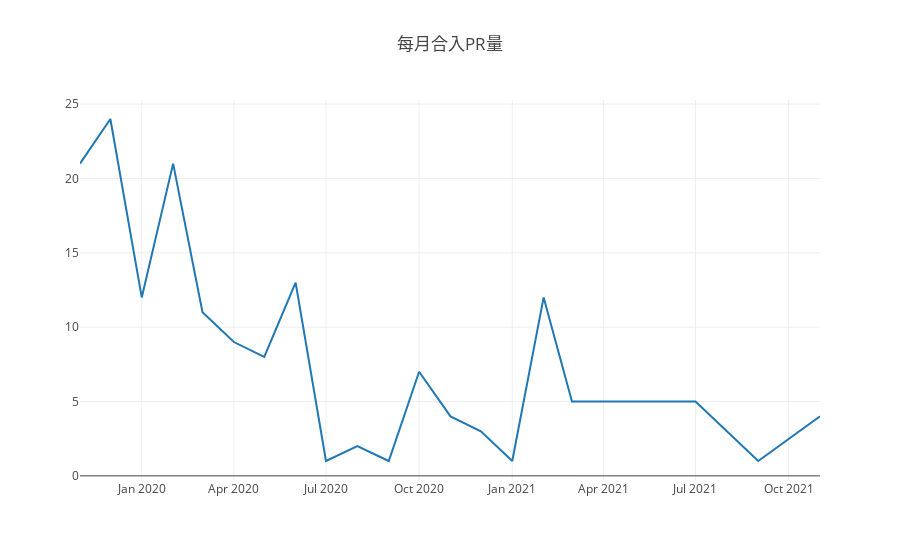

Write notebook code for a chart like this one.
### Markdown cell above
## 3.2 每月合入PR个数

### Code cell
var years = [2015, 2016, 2017, 2018, 2019, 2020, 2021, 2022];
var project_id = 47690142;
var months = [1, 2, 3, 4, 5, 6, 7, 8, 9, 10, 11, 12];
Promise.all(years.map(ant =>{
     // console.log(ant);
     var s = `select count(pull_merged_by_id) as merge_pr_num, 
    formatDateTime(created_date,'%Y-%m') as time
    from github_log.year${ant} 
    where repo_id=${project_id} 
    and type = 'PullRequestEvent' 
    and pull_merged=1
    group by formatDateTime(created_date,'%Y-%m')
    order by formatDateTime(created_date,'%Y-%m')`;
    return query(s);
})).then(data =>{

    // 格式化存储数据
    var stars = [];
    var time_show = [];
    console.log("  时间  | 合入PR数");
    for (let i=0;i<data.length;i++){
     for (let j=0; j<data[i].length; j++){
      stars.push(data[i][j].merge_pr_num);
      time_show.push(data[i][j].time);
      console.log(data[i][j].time,"| ",data[i][j].merge_pr_num);
     };
    };
    console.log("以上为有合入PR的数据");
    
      
        // 绘图
    var dd = [{x:time_show, y:stars,type:"scatter"},];
    openDigger.render.plotly(dd, {title: "每月合入PR量"});
})

### Figure 1 — Plotly figure (JSON) as saved in the notebook; plotly's stock layout.template omitted (floating-point values rounded to 4 significant figures)
{"data": [{"type": "scatter", "x": ["2019-11", "2019-12", "2020-01", "2020-02", "2020-03", "2020-04", "2020-05", "2020-06", "2020-07", "2020-08", "2020-09", "2020-10", "2020-11", "2020-12", "2021-01", "2021-02", "2021-03", "2021-07", "2021-09", "2021-11"], "y": ["21", "24", "12", "21", "11", "9", "8", "13", "1", "2", "1", "7", "4", "3", "1", "12", "5", "5", "1", "4"]}], "layout": {"autosize": true, "title": {"text": "每月合入PR量"}, "xaxis": {"autorange": true, "range": ["2019-11-01", "2021-11-01"], "type": "date"}, "yaxis": {"autorange": true, "range": [-0.2778, 25.28], "type": "linear"}}}
